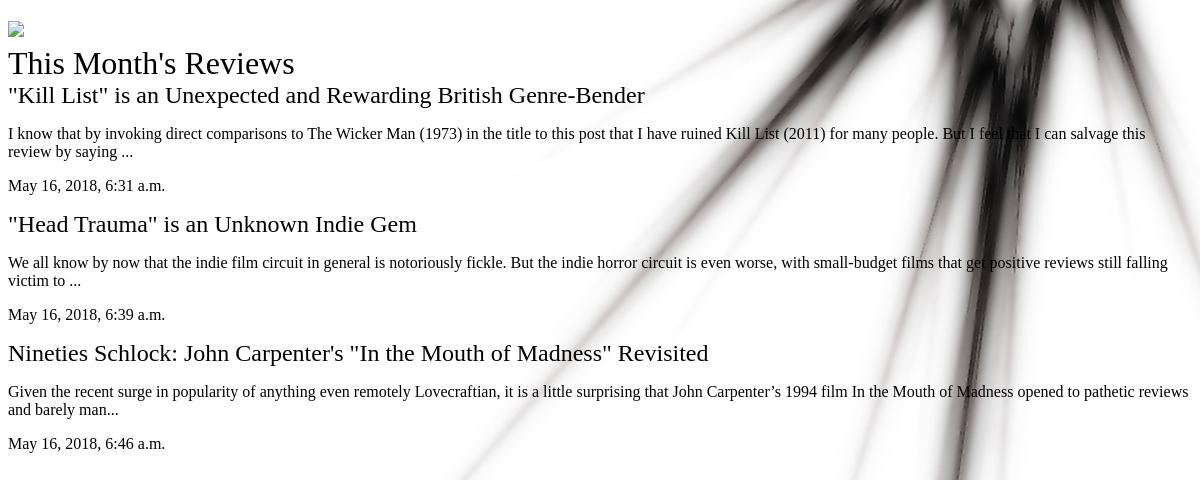
The app's page /articles/ with its own data.
### articles/models.py (models this page shows, shortened)
class Article(models.Model):
    title = models.CharField(max_length=125)
    slug = models.SlugField()
    body = models.TextField()
    date = models.DateTimeField(auto_now_add=True)
    thumb = models.ImageField(default='default.png', blank=True)
    author = models.CharField(max_length=125, default='Patrick Gabbard')
    def snippet(self):
        return self.body[:200] + '...'

### articles/views.py (the view)
# urls.py: path('', views.startpage, name='startpage'),
def startpage(request):
    articles = Article.objects.all().order_by('date')
    return render(request, 'articles/homepage.html', {'articles': articles})

### articles/templates/articles/homepage.html
{% extends 'base_layouts.html' %}
{% block content %}
    <h1>This Month's Reviews</h1>
    <div class="articles">
      {% for article in articles %}
        <div class="article">
          <h2><a href={% url 'articles:article_detail' slug=article.slug %}>{{ article.title }}</a></h2>
          <p>{{ article.snippet }}</p>
          <p>{{ article.date }}</p>
        </div>
      {% endfor %}
    </div>
{% endblock %}

### templates/base_layouts.html (shortened to what this page needs)
{% load static from staticfiles %}
<!DOCTYPE html>
<html lang="en" dir="ltr">
  <head>
    <link rel="stylesheet" href="{% static 'styles.css' %}">
  </head>
  <body>
    <div class="wrapper">
      <h1><a href={% url 'articles:startpage' %}><img src="{% static 'Pentacle.png' %}"</a></h1>
      {% block content %}
      {% endblock %}
    </div>
</body>
</html>

### assets/styles.css (style rules this page uses)
body { background-color: white; background-image: url(new_background.png); background-repeat: no-repeat; background-size: cover; color: black; }
h1, h2, h3, h4, h5 { font-weight: normal; margin: 0; color: black; }
a, a:hover, a:visited { color: black; text-decoration: none; }

### records on screen
Article: title "\"Kill List\" is an Unexpected and Rewarding British Genre-Bender", snippet "I know that by invoking direct comparisons to The Wicker Man (1973) in the title to this post that I have ruined Kill List (2011) for many people. But I feel that I can salvage this review by saying ...", date "May 16, 2018, 6:31 a.m."
Article: title "\"Head Trauma\" is an Unknown Indie Gem", snippet "We all know by now that the indie film circuit in general is notoriously fickle. But the indie horror circuit is even worse, with small-budget films that get positive reviews still falling victim to ...", date "May 16, 2018, 6:39 a.m."
Article: title "Nineties Schlock: John Carpenter's \"In the Mouth of Madness\" Revisited", snippet "Given the recent surge in popularity of anything even remotely Lovecraftian, it is a little surprising that John Carpenter’s 1994 film In the Mouth of Madness opened to pathetic reviews and barely man...", date "May 16, 2018, 6:46 a.m."
